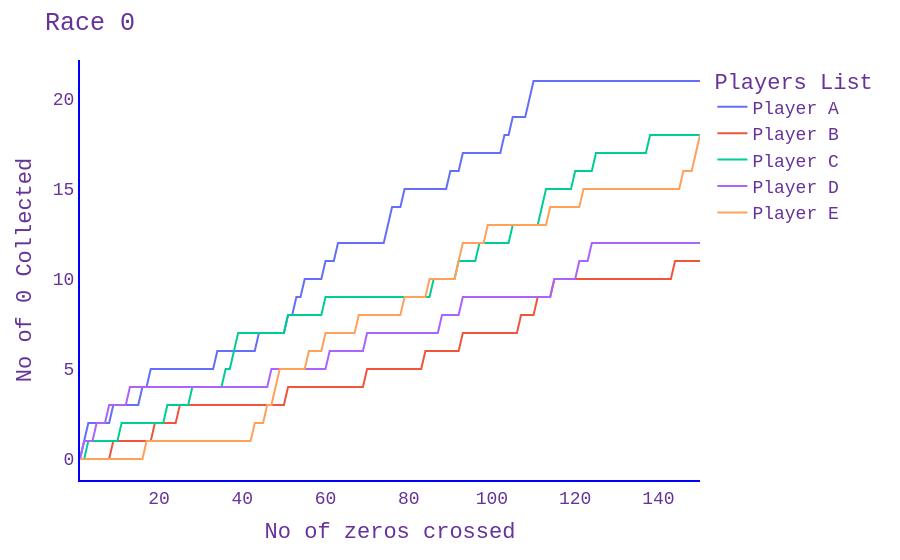
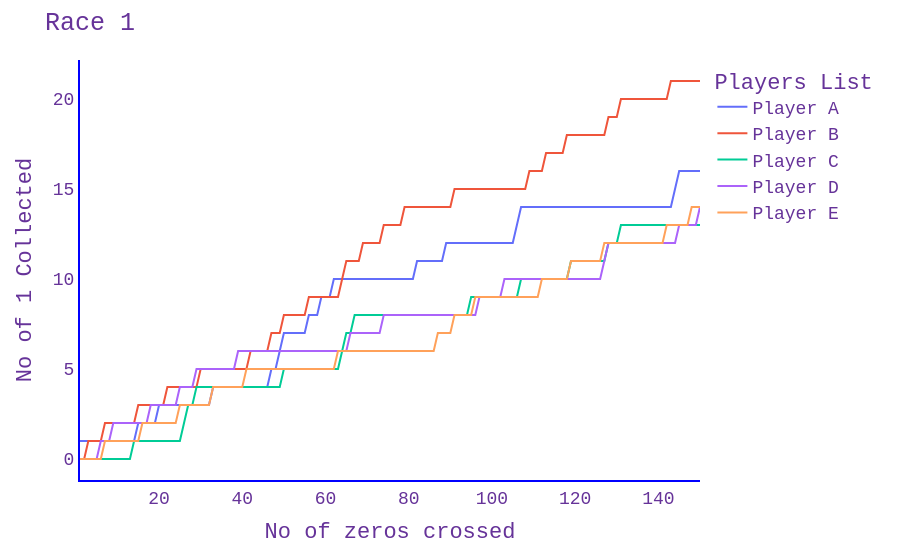
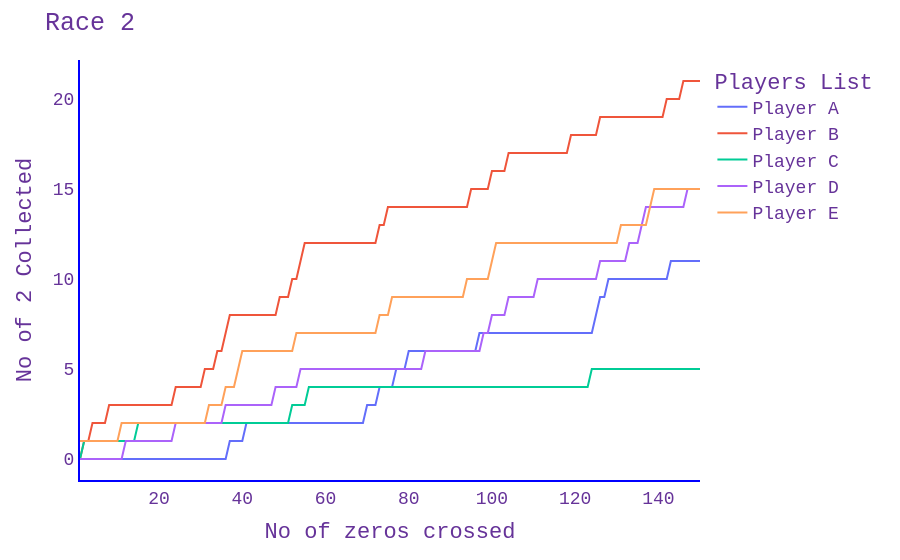
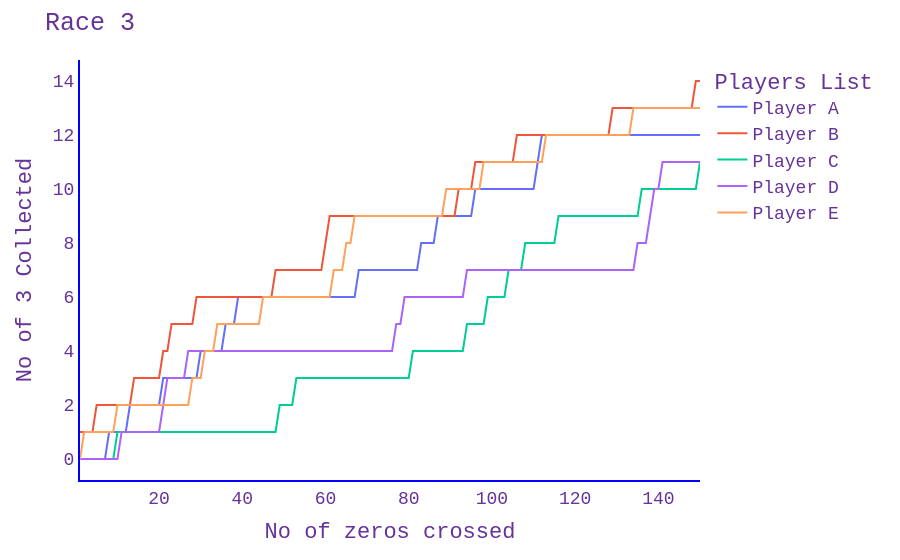

The notebook cell saved with these charts, in order:
### Code cell
for i in range(0,10):
    fig = px.line(df,                 ## First input the data
              x='zero_num',           ## Then the desired horizontal variable
              y=['1_digit_cc'+str(i), '2_digit_cc'+str(i), '3_digit_cc'+str(i),'4_digit_cc'+str(i),'5_digit_cc'+str(i)],\
             ) ## When wanting to plot multiple columns as lines at once
                                      ## input a list of column names
    #fig.update_traces(selector={'name':'1_digit_cc1'},line={'dash':'dash'})
    fig.update_layout(hovermode='x')


    newnames = {'1_digit_cc'+str(i):'Player A', '2_digit_cc'+str(i):'Player B', '3_digit_cc'+str(i):'Player C','4_digit_cc'+str(i):'Player D','5_digit_cc'+str(i):'Player E'}
    fig.for_each_trace(lambda t: t.update(name = newnames[t.name],
                                          legendgroup = newnames[t.name],
                                          hovertemplate = t.hovertemplate.replace(t.name, newnames[t.name])
                                         )
                      )
    fig.update_layout(
        title="Race "+str(i),
        xaxis_title="No of zeros crossed",
        yaxis_title="No of "+str(i)+" Collected",
        legend_title="Players List ",
        paper_bgcolor='rgba(0,0,0,0)',
        plot_bgcolor='rgba(0,0,0,0)',
        font=dict(
            family="Courier New, monospace",
            size=18,
            color="RebeccaPurple"
        )
    )
    fig.update_xaxes(linecolor="blue",linewidth=2)
    fig.update_yaxes(linecolor="blue",linewidth=2)
    ## This displays the Figure
    fig.show()
    #/home/student/githubsynced/Suraj-Singh-Khurana.github.io/checkhtml/
    fig.write_html("Race"+str(i)+".html",include_plotlyjs="cdn")

### Figure 1 — Plotly figure (JSON) as saved in the notebook; plotly's stock layout.template omitted (floating-point values rounded to 4 significant figures; data arrays with more than 128 entries replaced by an {"elided": "..."} marker saying what was removed)
{"data": [{"hovertemplate": "variable=Player A<br>zero_num=%{x}<br>value=%{y}<extra></extra>", "legendgroup": "Player A", "line": {"color": "#636efa", "dash": "solid"}, "marker": {"symbol": "circle"}, "mode": "lines", "name": "Player A", "orientation": "v", "showlegend": true, "type": "scatter", "x": {"elided": "150 int values"}, "xaxis": "x", "y": {"elided": "150 int values"}, "yaxis": "y"}, {"hovertemplate": "variable=Player B<br>zero_num=%{x}<br>value=%{y}<extra></extra>", "legendgroup": "Player B", "line": {"color": "#EF553B", "dash": "solid"}, "marker": {"symbol": "circle"}, "mode": "lines", "name": "Player B", "orientation": "v", "showlegend": true, "type": "scatter", "x": {"elided": "150 int values"}, "xaxis": "x", "y": {"elided": "150 int values"}, "yaxis": "y"}, {"hovertemplate": "variable=Player C<br>zero_num=%{x}<br>value=%{y}<extra></extra>", "legendgroup": "Player C", "line": {"color": "#00cc96", "dash": "solid"}, "marker": {"symbol": "circle"}, "mode": "lines", "name": "Player C", "orientation": "v", "showlegend": true, "type": "scatter", "x": {"elided": "150 int values"}, "xaxis": "x", "y": {"elided": "150 int values"}, "yaxis": "y"}, {"hovertemplate": "variable=Player D<br>zero_num=%{x}<br>value=%{y}<extra></extra>", "legendgroup": "Player D", "line": {"color": "#ab63fa", "dash": "solid"}, "marker": {"symbol": "circle"}, "mode": "lines", "name": "Player D", "orientation": "v", "showlegend": true, "type": "scatter", "x": {"elided": "150 int values"}, "xaxis": "x", "y": {"elided": "150 int values"}, "yaxis": "y"}, {"hovertemplate": "variable=Player E<br>zero_num=%{x}<br>value=%{y}<extra></extra>", "legendgroup": "Player E", "line": {"color": "#FFA15A", "dash": "solid"}, "marker": {"symbol": "circle"}, "mode": "lines", "name": "Player E", "orientation": "v", "showlegend": true, "type": "scatter", "x": {"elided": "150 int values"}, "xaxis": "x", "y": {"elided": "150 int values"}, "yaxis": "y"}], "layout": {"font": {"color": "RebeccaPurple", "family": "Courier New, monospace", "size": 18}, "hovermode": "x", "legend": {"title": {"text": "Players List "}, "tracegroupgap": 0}, "margin": {"t": 60}, "paper_bgcolor": "rgba(0,0,0,0)", "plot_bgcolor": "rgba(0,0,0,0)", "title": {"text": "Race 0"}, "xaxis": {"anchor": "y", "domain": [0, 1], "linecolor": "blue", "linewidth": 2, "title": {"text": "No of zeros crossed"}}, "yaxis": {"anchor": "x", "domain": [0, 1], "linecolor": "blue", "linewidth": 2, "title": {"text": "No of 0 Collected"}}}}

### Figure 2 — Plotly figure (JSON) as saved in the notebook; plotly's stock layout.template omitted (floating-point values rounded to 4 significant figures; data arrays with more than 128 entries replaced by an {"elided": "..."} marker saying what was removed)
{"data": [{"hovertemplate": "variable=Player A<br>zero_num=%{x}<br>value=%{y}<extra></extra>", "legendgroup": "Player A", "line": {"color": "#636efa", "dash": "solid"}, "marker": {"symbol": "circle"}, "mode": "lines", "name": "Player A", "orientation": "v", "showlegend": true, "type": "scatter", "x": {"elided": "150 int values"}, "xaxis": "x", "y": {"elided": "150 int values"}, "yaxis": "y"}, {"hovertemplate": "variable=Player B<br>zero_num=%{x}<br>value=%{y}<extra></extra>", "legendgroup": "Player B", "line": {"color": "#EF553B", "dash": "solid"}, "marker": {"symbol": "circle"}, "mode": "lines", "name": "Player B", "orientation": "v", "showlegend": true, "type": "scatter", "x": {"elided": "150 int values"}, "xaxis": "x", "y": {"elided": "150 int values"}, "yaxis": "y"}, {"hovertemplate": "variable=Player C<br>zero_num=%{x}<br>value=%{y}<extra></extra>", "legendgroup": "Player C", "line": {"color": "#00cc96", "dash": "solid"}, "marker": {"symbol": "circle"}, "mode": "lines", "name": "Player C", "orientation": "v", "showlegend": true, "type": "scatter", "x": {"elided": "150 int values"}, "xaxis": "x", "y": {"elided": "150 int values"}, "yaxis": "y"}, {"hovertemplate": "variable=Player D<br>zero_num=%{x}<br>value=%{y}<extra></extra>", "legendgroup": "Player D", "line": {"color": "#ab63fa", "dash": "solid"}, "marker": {"symbol": "circle"}, "mode": "lines", "name": "Player D", "orientation": "v", "showlegend": true, "type": "scatter", "x": {"elided": "150 int values"}, "xaxis": "x", "y": {"elided": "150 int values"}, "yaxis": "y"}, {"hovertemplate": "variable=Player E<br>zero_num=%{x}<br>value=%{y}<extra></extra>", "legendgroup": "Player E", "line": {"color": "#FFA15A", "dash": "solid"}, "marker": {"symbol": "circle"}, "mode": "lines", "name": "Player E", "orientation": "v", "showlegend": true, "type": "scatter", "x": {"elided": "150 int values"}, "xaxis": "x", "y": {"elided": "150 int values"}, "yaxis": "y"}], "layout": {"font": {"color": "RebeccaPurple", "family": "Courier New, monospace", "size": 18}, "hovermode": "x", "legend": {"title": {"text": "Players List "}, "tracegroupgap": 0}, "margin": {"t": 60}, "paper_bgcolor": "rgba(0,0,0,0)", "plot_bgcolor": "rgba(0,0,0,0)", "title": {"text": "Race 1"}, "xaxis": {"anchor": "y", "domain": [0, 1], "linecolor": "blue", "linewidth": 2, "title": {"text": "No of zeros crossed"}}, "yaxis": {"anchor": "x", "domain": [0, 1], "linecolor": "blue", "linewidth": 2, "title": {"text": "No of 1 Collected"}}}}

### Figure 3 — Plotly figure (JSON) as saved in the notebook; plotly's stock layout.template omitted (floating-point values rounded to 4 significant figures; data arrays with more than 128 entries replaced by an {"elided": "..."} marker saying what was removed)
{"data": [{"hovertemplate": "variable=Player A<br>zero_num=%{x}<br>value=%{y}<extra></extra>", "legendgroup": "Player A", "line": {"color": "#636efa", "dash": "solid"}, "marker": {"symbol": "circle"}, "mode": "lines", "name": "Player A", "orientation": "v", "showlegend": true, "type": "scatter", "x": {"elided": "150 int values"}, "xaxis": "x", "y": {"elided": "150 int values"}, "yaxis": "y"}, {"hovertemplate": "variable=Player B<br>zero_num=%{x}<br>value=%{y}<extra></extra>", "legendgroup": "Player B", "line": {"color": "#EF553B", "dash": "solid"}, "marker": {"symbol": "circle"}, "mode": "lines", "name": "Player B", "orientation": "v", "showlegend": true, "type": "scatter", "x": {"elided": "150 int values"}, "xaxis": "x", "y": {"elided": "150 int values"}, "yaxis": "y"}, {"hovertemplate": "variable=Player C<br>zero_num=%{x}<br>value=%{y}<extra></extra>", "legendgroup": "Player C", "line": {"color": "#00cc96", "dash": "solid"}, "marker": {"symbol": "circle"}, "mode": "lines", "name": "Player C", "orientation": "v", "showlegend": true, "type": "scatter", "x": {"elided": "150 int values"}, "xaxis": "x", "y": {"elided": "150 int values"}, "yaxis": "y"}, {"hovertemplate": "variable=Player D<br>zero_num=%{x}<br>value=%{y}<extra></extra>", "legendgroup": "Player D", "line": {"color": "#ab63fa", "dash": "solid"}, "marker": {"symbol": "circle"}, "mode": "lines", "name": "Player D", "orientation": "v", "showlegend": true, "type": "scatter", "x": {"elided": "150 int values"}, "xaxis": "x", "y": {"elided": "150 int values"}, "yaxis": "y"}, {"hovertemplate": "variable=Player E<br>zero_num=%{x}<br>value=%{y}<extra></extra>", "legendgroup": "Player E", "line": {"color": "#FFA15A", "dash": "solid"}, "marker": {"symbol": "circle"}, "mode": "lines", "name": "Player E", "orientation": "v", "showlegend": true, "type": "scatter", "x": {"elided": "150 int values"}, "xaxis": "x", "y": {"elided": "150 int values"}, "yaxis": "y"}], "layout": {"font": {"color": "RebeccaPurple", "family": "Courier New, monospace", "size": 18}, "hovermode": "x", "legend": {"title": {"text": "Players List "}, "tracegroupgap": 0}, "margin": {"t": 60}, "paper_bgcolor": "rgba(0,0,0,0)", "plot_bgcolor": "rgba(0,0,0,0)", "title": {"text": "Race 2"}, "xaxis": {"anchor": "y", "domain": [0, 1], "linecolor": "blue", "linewidth": 2, "title": {"text": "No of zeros crossed"}}, "yaxis": {"anchor": "x", "domain": [0, 1], "linecolor": "blue", "linewidth": 2, "title": {"text": "No of 2 Collected"}}}}

### Figure 4 — Plotly figure (JSON) as saved in the notebook; plotly's stock layout.template omitted (floating-point values rounded to 4 significant figures; data arrays with more than 128 entries replaced by an {"elided": "..."} marker saying what was removed)
{"data": [{"hovertemplate": "variable=Player A<br>zero_num=%{x}<br>value=%{y}<extra></extra>", "legendgroup": "Player A", "line": {"color": "#636efa", "dash": "solid"}, "marker": {"symbol": "circle"}, "mode": "lines", "name": "Player A", "orientation": "v", "showlegend": true, "type": "scatter", "x": {"elided": "150 int values"}, "xaxis": "x", "y": {"elided": "150 int values"}, "yaxis": "y"}, {"hovertemplate": "variable=Player B<br>zero_num=%{x}<br>value=%{y}<extra></extra>", "legendgroup": "Player B", "line": {"color": "#EF553B", "dash": "solid"}, "marker": {"symbol": "circle"}, "mode": "lines", "name": "Player B", "orientation": "v", "showlegend": true, "type": "scatter", "x": {"elided": "150 int values"}, "xaxis": "x", "y": {"elided": "150 int values"}, "yaxis": "y"}, {"hovertemplate": "variable=Player C<br>zero_num=%{x}<br>value=%{y}<extra></extra>", "legendgroup": "Player C", "line": {"color": "#00cc96", "dash": "solid"}, "marker": {"symbol": "circle"}, "mode": "lines", "name": "Player C", "orientation": "v", "showlegend": true, "type": "scatter", "x": {"elided": "150 int values"}, "xaxis": "x", "y": {"elided": "150 int values"}, "yaxis": "y"}, {"hovertemplate": "variable=Player D<br>zero_num=%{x}<br>value=%{y}<extra></extra>", "legendgroup": "Player D", "line": {"color": "#ab63fa", "dash": "solid"}, "marker": {"symbol": "circle"}, "mode": "lines", "name": "Player D", "orientation": "v", "showlegend": true, "type": "scatter", "x": {"elided": "150 int values"}, "xaxis": "x", "y": {"elided": "150 int values"}, "yaxis": "y"}, {"hovertemplate": "variable=Player E<br>zero_num=%{x}<br>value=%{y}<extra></extra>", "legendgroup": "Player E", "line": {"color": "#FFA15A", "dash": "solid"}, "marker": {"symbol": "circle"}, "mode": "lines", "name": "Player E", "orientation": "v", "showlegend": true, "type": "scatter", "x": {"elided": "150 int values"}, "xaxis": "x", "y": {"elided": "150 int values"}, "yaxis": "y"}], "layout": {"font": {"color": "RebeccaPurple", "family": "Courier New, monospace", "size": 18}, "hovermode": "x", "legend": {"title": {"text": "Players List "}, "tracegroupgap": 0}, "margin": {"t": 60}, "paper_bgcolor": "rgba(0,0,0,0)", "plot_bgcolor": "rgba(0,0,0,0)", "title": {"text": "Race 3"}, "xaxis": {"anchor": "y", "domain": [0, 1], "linecolor": "blue", "linewidth": 2, "title": {"text": "No of zeros crossed"}}, "yaxis": {"anchor": "x", "domain": [0, 1], "linecolor": "blue", "linewidth": 2, "title": {"text": "No of 3 Collected"}}}}
